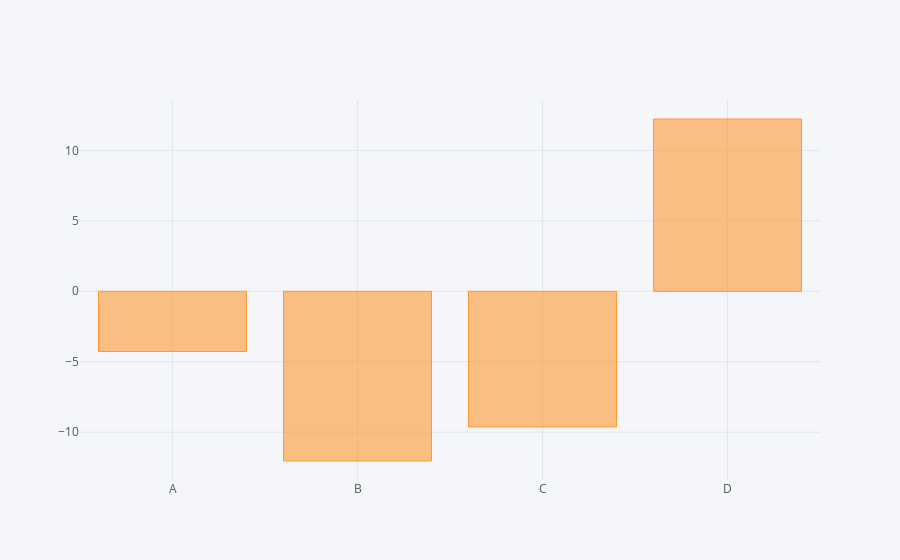

Source (notebook cell):
### Code cell
df.sum().iplot(kind='bar')

### Figure 1 — Plotly figure (JSON) as saved in the notebook; plotly's stock layout.template omitted (floating-point values rounded to 4 significant figures)
{"data": [{"marker": {"color": "rgba(255, 153, 51, 0.6)", "line": {"color": "rgba(255, 153, 51, 1.0)", "width": 1}}, "name": "None", "orientation": "v", "text": "", "type": "bar", "uid": "7267613f-f3c5-4902-b2f7-486850e2f214", "x": ["A", "B", "C", "D"], "y": [-4.272, -12.04, -9.627, 12.23]}], "layout": {"legend": {"bgcolor": "#F5F6F9", "font": {"color": "#4D5663"}}, "paper_bgcolor": "#F5F6F9", "plot_bgcolor": "#F5F6F9", "title": {"font": {"color": "#4D5663"}}, "xaxis": {"gridcolor": "#E1E5ED", "showgrid": true, "tickfont": {"color": "#4D5663"}, "title": {"font": {"color": "#4D5663"}, "text": ""}, "zerolinecolor": "#E1E5ED"}, "yaxis": {"gridcolor": "#E1E5ED", "showgrid": true, "tickfont": {"color": "#4D5663"}, "title": {"font": {"color": "#4D5663"}, "text": ""}, "zerolinecolor": "#E1E5ED"}}}
